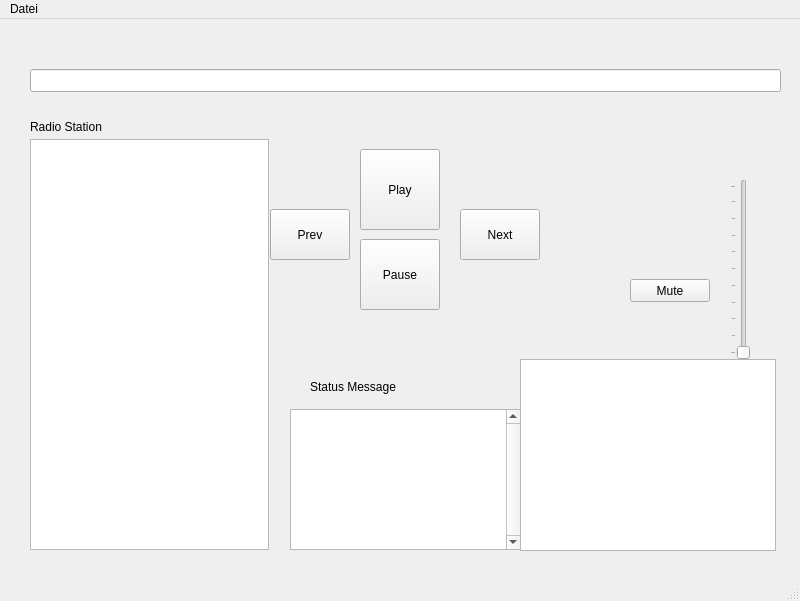
<?xml version="1.0" encoding="UTF-8"?>
<ui version="4.0">
 <class>MainWindow</class>
 <widget class="QMainWindow" name="MainWindow">
  <property name="geometry">
   <rect>
    <x>0</x>
    <y>0</y>
    <width>800</width>
    <height>601</height>
   </rect>
  </property>
  <property name="windowTitle">
   <string>MY RADIO PLAYER</string>
  </property>
  <widget class="QWidget" name="centralwidget">
   <widget class="QPushButton" name="pushButtonNext">
    <property name="geometry">
     <rect>
      <x>460</x>
      <y>190</y>
      <width>80</width>
      <height>51</height>
     </rect>
    </property>
    <property name="text">
     <string>Next</string>
    </property>
   </widget>
   <widget class="QPushButton" name="pushButtonPause">
    <property name="geometry">
     <rect>
      <x>360</x>
      <y>220</y>
      <width>80</width>
      <height>71</height>
     </rect>
    </property>
    <property name="text">
     <string>Pause</string>
    </property>
   </widget>
   <widget class="QSlider" name="VolumeSlider">
    <property name="geometry">
     <rect>
      <x>730</x>
      <y>160</y>
      <width>20</width>
      <height>181</height>
     </rect>
    </property>
    <property name="orientation">
     <enum>Qt::Vertical</enum>
    </property>
    <property name="invertedAppearance">
     <bool>false</bool>
    </property>
    <property name="invertedControls">
     <bool>false</bool>
    </property>
    <property name="tickPosition">
     <enum>QSlider::TicksAbove</enum>
    </property>
    <property name="tickInterval">
     <number>10</number>
    </property>
   </widget>
   <widget class="QPushButton" name="pushButtonMute">
    <property name="geometry">
     <rect>
      <x>630</x>
      <y>260</y>
      <width>80</width>
      <height>23</height>
     </rect>
    </property>
    <property name="text">
     <string>Mute</string>
    </property>
   </widget>
   <widget class="QListView" name="TextBoxStation">
    <property name="geometry">
     <rect>
      <x>30</x>
      <y>120</y>
      <width>239</width>
      <height>411</height>
     </rect>
    </property>
   </widget>
   <widget class="QLabel" name="label">
    <property name="geometry">
     <rect>
      <x>310</x>
      <y>360</y>
      <width>111</width>
      <height>16</height>
     </rect>
    </property>
    <property name="text">
     <string>Status Message</string>
    </property>
   </widget>
   <widget class="QLineEdit" name="textCurrentSong">
    <property name="geometry">
     <rect>
      <x>30</x>
      <y>50</y>
      <width>751</width>
      <height>23</height>
     </rect>
    </property>
    <property name="readOnly">
     <bool>true</bool>
    </property>
   </widget>
   <widget class="QPushButton" name="pushButtonPlay">
    <property name="geometry">
     <rect>
      <x>360</x>
      <y>130</y>
      <width>80</width>
      <height>81</height>
     </rect>
    </property>
    <property name="text">
     <string>Play</string>
    </property>
   </widget>
   <widget class="QLabel" name="label_2">
    <property name="geometry">
     <rect>
      <x>30</x>
      <y>100</y>
      <width>111</width>
      <height>16</height>
     </rect>
    </property>
    <property name="text">
     <string>Radio Station</string>
    </property>
   </widget>
   <widget class="QPushButton" name="pushButtonPrev">
    <property name="geometry">
     <rect>
      <x>270</x>
      <y>190</y>
      <width>80</width>
      <height>51</height>
     </rect>
    </property>
    <property name="text">
     <string>Prev</string>
    </property>
   </widget>
   <widget class="QTextEdit" name="TextBoxStatus">
    <property name="geometry">
     <rect>
      <x>290</x>
      <y>390</y>
      <width>231</width>
      <height>141</height>
     </rect>
    </property>
    <property name="verticalScrollBarPolicy">
     <enum>Qt::ScrollBarAlwaysOn</enum>
    </property>
    <property name="readOnly">
     <bool>true</bool>
    </property>
    <property name="overwriteMode">
     <bool>false</bool>
    </property>
   </widget>
   <widget class="QTextBrowser" name="textBrowser">
    <property name="geometry">
     <rect>
      <x>520</x>
      <y>340</y>
      <width>256</width>
      <height>192</height>
     </rect>
    </property>
    <property name="autoFormatting">
     <set>QTextEdit::AutoBulletList</set>
    </property>
   </widget>
  </widget>
  <widget class="QStatusBar" name="statusbar"/>
  <widget class="QMenuBar" name="menuBar">
   <property name="geometry">
    <rect>
     <x>0</x>
     <y>0</y>
     <width>800</width>
     <height>20</height>
    </rect>
   </property>
   <widget class="QMenu" name="menuDatei">
    <property name="title">
     <string>Datei</string>
    </property>
    <addaction name="action_ffnen_2"/>
   </widget>
   <addaction name="menuDatei"/>
  </widget>
  <action name="action_ffnen">
   <property name="text">
    <string>Öffnen</string>
   </property>
  </action>
  <action name="action_ffnen_2">
   <property name="text">
    <string>Öffnen</string>
   </property>
  </action>
 </widget>
 <resources/>
 <connections/>
</ui>
